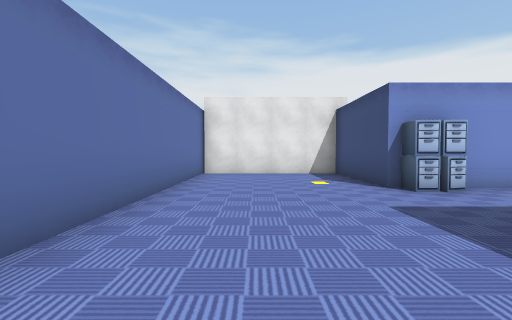
View 1 (above)

22 first-person views from a walk through a Unity game level. The camera is 1.3 m above the floor, tilts 2° down and sees 90° across. The floor is counted in squares, 2 m on a side. Each view is taken from the middle of a square. On the plan, view 1 faces up. The plan holds only what a view shows up to about 9 squares ahead; the rest is blank. The place goes on beyond the plan. The player character is not drawn. Some animated figures are not drawn.

View 2
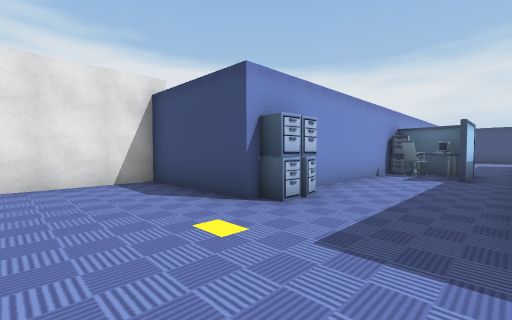

View 3
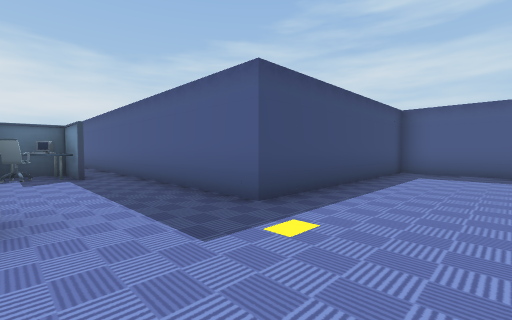

View 4
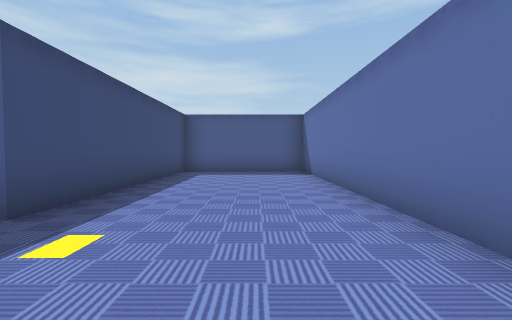

View 5
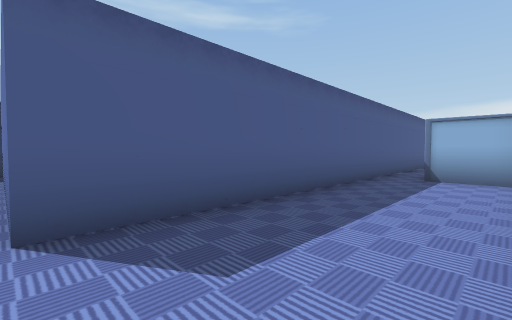

View 6
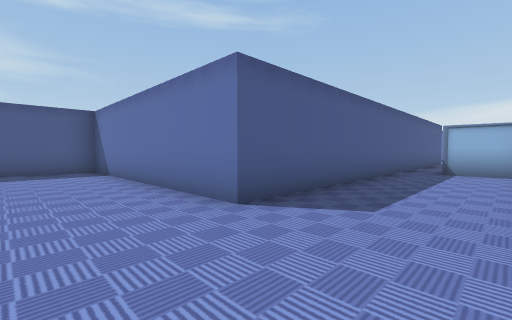

View 7
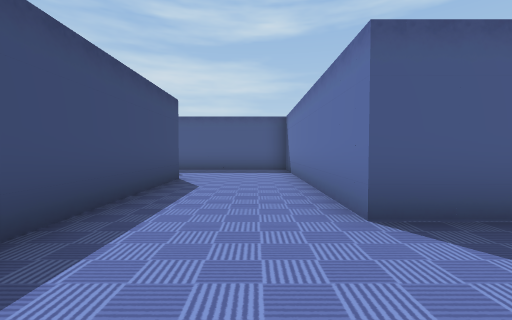

View 8
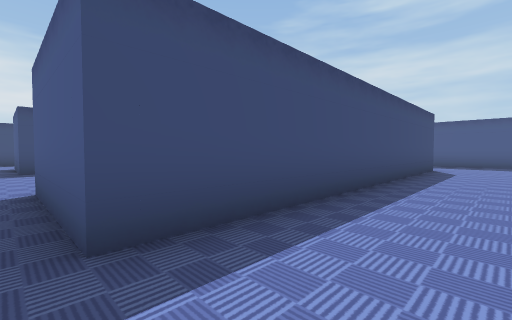

View 9
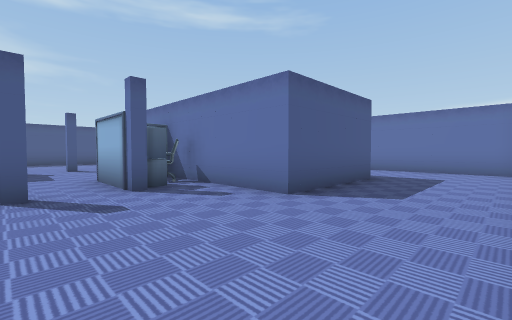

View 10
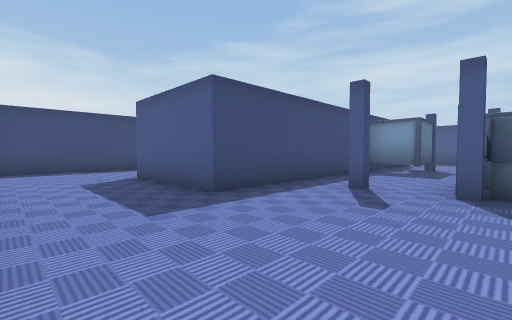

View 11
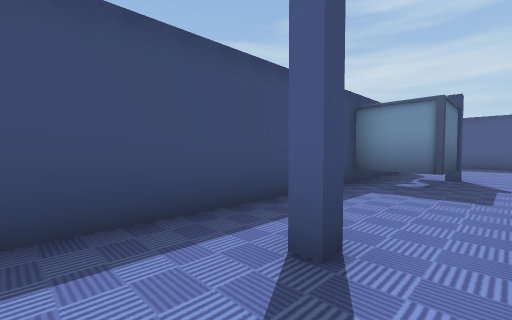

View 12
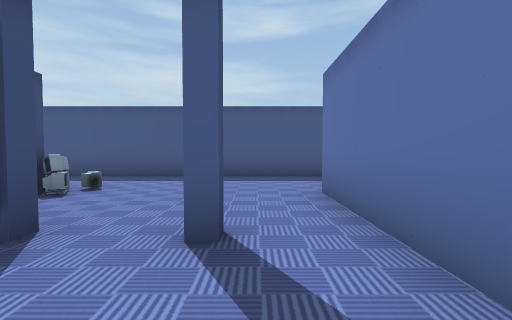

View 13
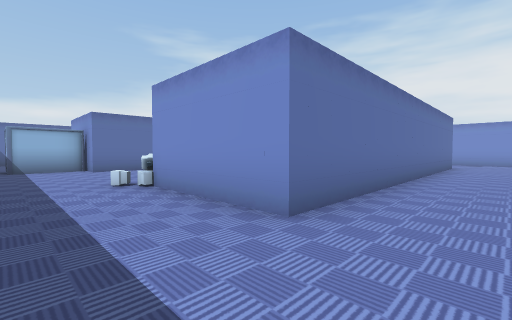

View 14
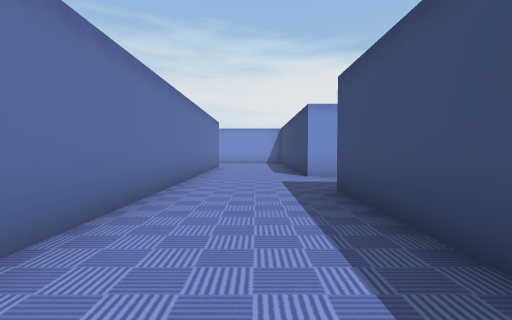

View 15
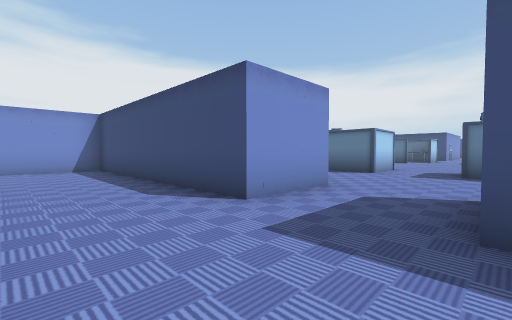

View 16
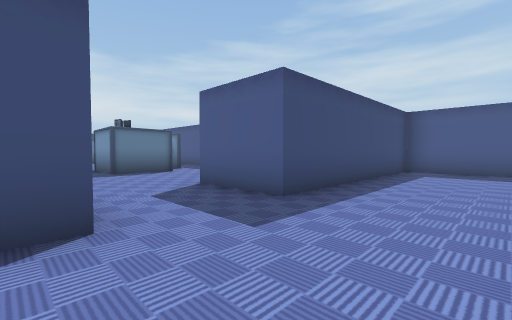

View 17
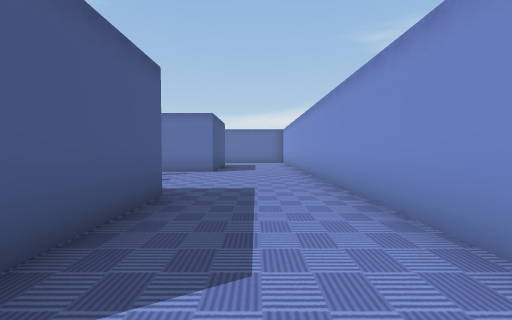

View 18
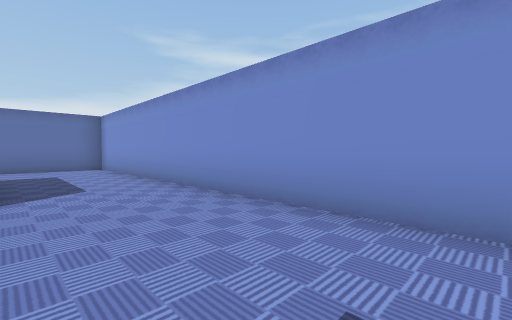

View 19
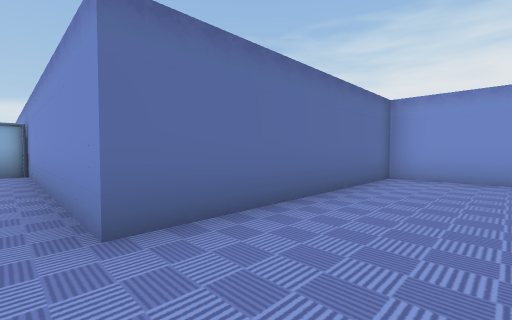

View 20
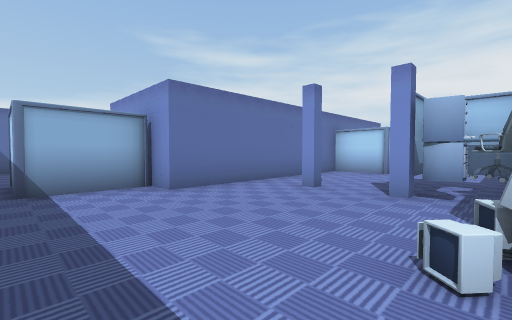

View 21
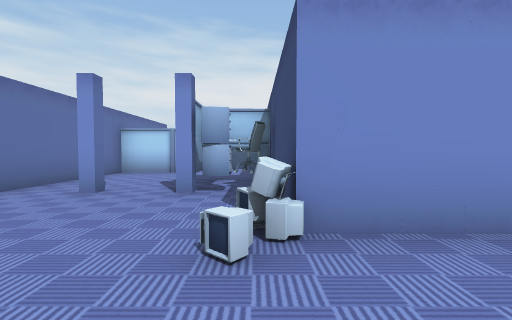

View 22
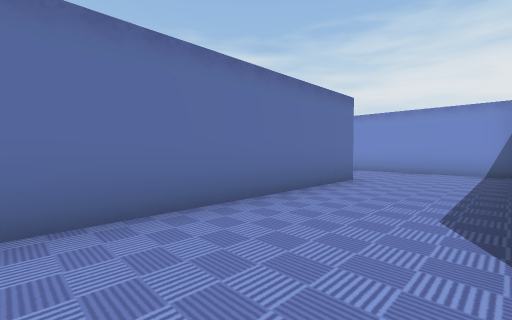

### Floor plan
Ten units are one square. View 1 is at (0, 0); x grows to the right and y downward. Boxes are objects, and circles mark ways between rooms. Rooms are numbered by the first view taken in them; rooms with no view inside come last. Other rooms are left out.
<svg viewBox="-20 -110 360 164">
<path fill="none" stroke="#000" d="M150 -45 23 -45 23 -74 -15 -74 -15 44 23 44 23 -16 150 -16 150 49 204 49M178 21 178 -36M210 20 199 20M253 16 253 -76 285 -76 285 20 254 20M178 -36 178 -76 210 -76 210 20M335 -35 313 -35 313 -105 150 -105 150 -45M204 49 313 49 313 -11 335 -11"/>
<rect x="25" y="-45" width="10" height="10" fill="#bbb"><title>other object</title></rect>
<rect x="65" y="-35" width="20" height="10" fill="#bbb"><title>other object</title></rect>
<rect x="75" y="-45" width="10" height="10" fill="#bbb"><title>other object</title></rect>
<rect x="85" y="-45" width="10" height="10" fill="#bbb"><title>other object</title></rect>
<rect x="195" y="25" width="10" height="10" fill="#bbb"><title>other object</title></rect>
<rect x="205" y="-55" width="10" height="10" fill="#bbb"><title>other object</title></rect>
<rect x="215" y="-5" width="10" height="10" fill="#bbb"><title>other object</title></rect>
<rect x="215" y="-55" width="10" height="10" fill="#bbb"><title>other object</title></rect>
<rect x="215" y="-65" width="10" height="10" fill="#bbb"><title>other object</title></rect>
<rect x="235" y="-5" width="10" height="10" fill="#bbb"><title>other object</title></rect>
<rect x="235" y="-15" width="10" height="10" fill="#bbb"><title>other object</title></rect>
<rect x="235" y="-65" width="10" height="10" fill="#bbb"><title>other object</title></rect>
<rect x="245" y="15" width="10" height="10" fill="#bbb"><title>other object</title></rect>
<rect x="245" y="-5" width="10" height="10" fill="#bbb"><title>other object</title></rect>
<rect x="245" y="-15" width="10" height="10" fill="#bbb"><title>other object</title></rect>
<rect x="245" y="-25" width="10" height="10" fill="#bbb"><title>other object</title></rect>
<circle cx="165" cy="-45" r="3" fill="#2a7"/>
<circle cx="210" cy="30" r="3" fill="#2a7"/>
<text x="70" y="-20">1</text>
<text x="250" y="-40">2</text>
</svg>
Room 1 opens to room 2.

Where each view was taken, in squares from view 1:
view 1: 0 up, 0 right, facing up
view 2: 2 up, 0 right, facing up-right
view 3: 4 up, 0 right, facing down-right
view 4: 4 up, 0 right, facing down
view 5: 4 up, 15 right, facing down-left
view 6: 4 up, 17 right, facing down-left
view 7: 4 up, 16 right, facing down
view 8: 8 up, 16 right, facing down-right
view 9: 10 up, 24 right, facing down-left
view 10: 10 up, 22 right, facing down-right
view 11: 7 up, 23 right, facing down-right
view 12: 2 up, 22 right, facing down
view 13: 4 down, 30 right, facing up-left
view 14: 3 down, 30 right, facing up
view 15: 1 up, 29 right, facing up-right
view 16: 4 up, 29 right, facing down-right
view 17: 9 up, 29 right, facing left
view 18: 8 up, 25 right, facing up-left
view 19: 4 up, 17 right, facing up-left
view 20: 4 down, 25 right, facing up-left
view 21: 4 down, 25 right, facing up
view 22: 2 up, 31 right, facing up-left
